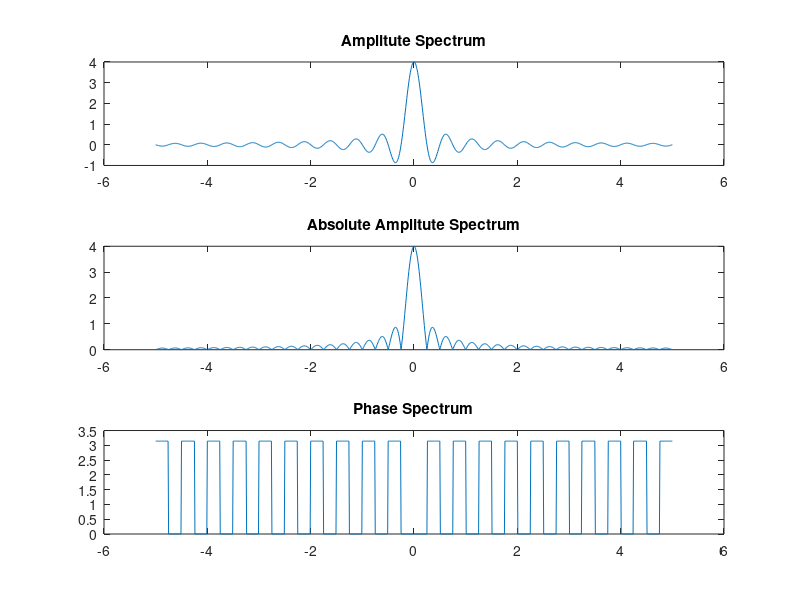

MATLAB code to generate this figure:
%Fourier Spectra
clc
clear
close all
f=-5:.01:5;


X=4*sinc(4*f); %for rectangular pulse of width 2 and height 1
%X= 4./(f.^2 + 4); %for exp(-2*abs(t))

subplot (3, 1, 1)
plot(f,X)
title('Amplitute Spectrum')

%Amplitute Spectrum
subplot (3, 1, 2)
plot(f, abs(X))
title('Absolute Amplitute Spectrum')

%Phase Spectrum
subplot (3, 1, 3)
plot(f, angle(X))
title('Phase Spectrum')
